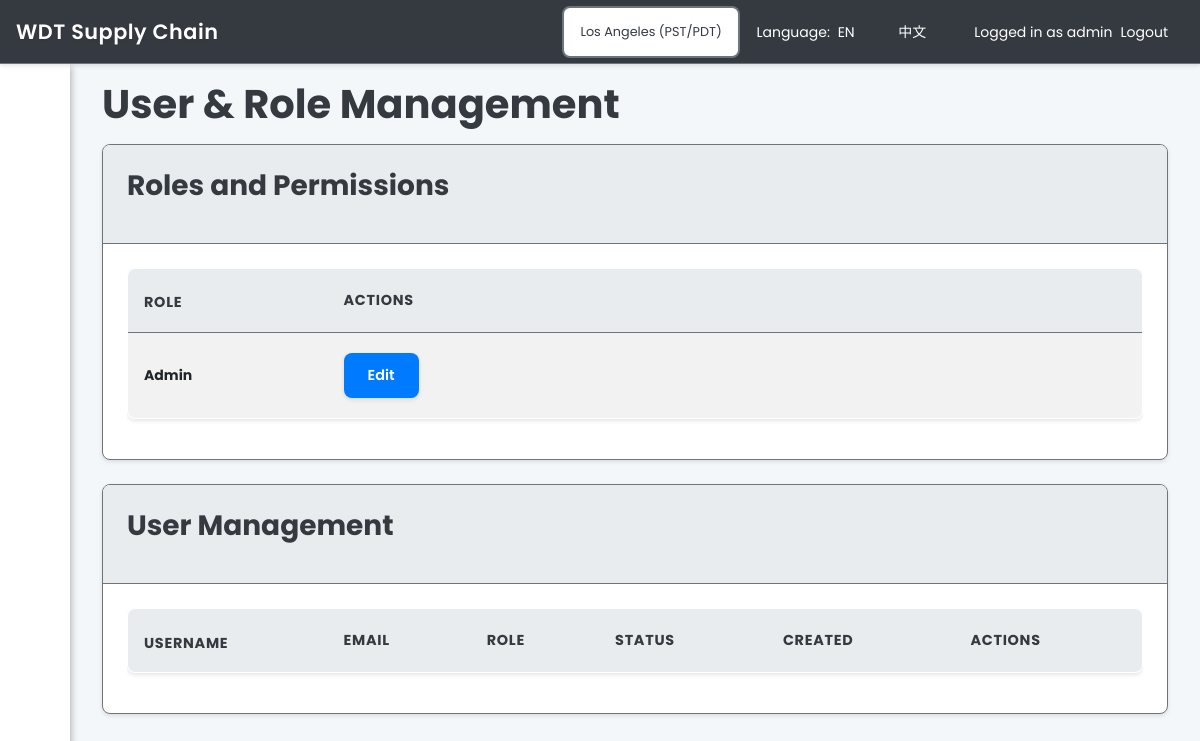
Before: /roles/ (signed in) with the older database file.
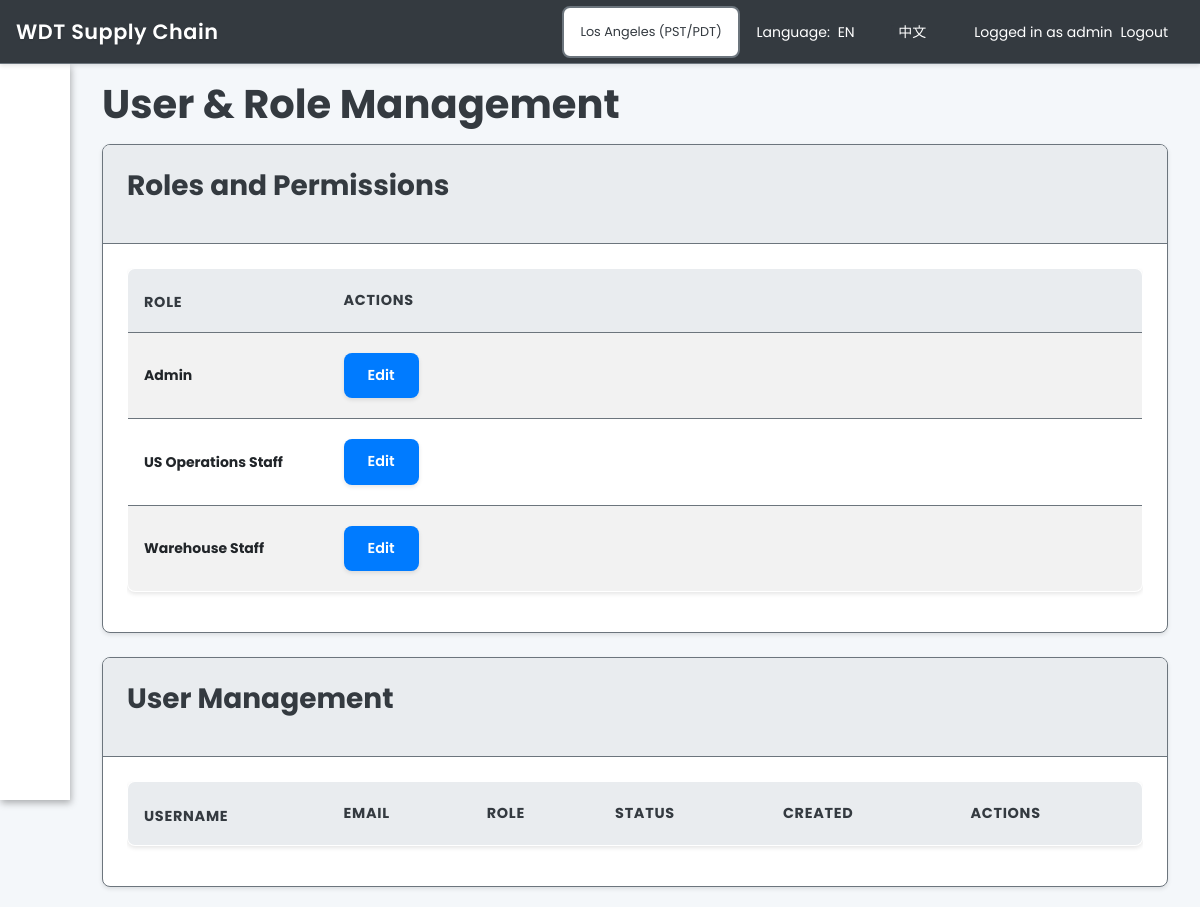
After: the same page with the newer database file.
### models_new.py (models this page shows, shortened)
class Role(db.Model):
    __tablename__ = "role"
    id          = db.Column(db.Integer, primary_key=True)
    name        = db.Column(db.String(64), unique=True, nullable=False)
    description = db.Column(db.String(200))
    permissions = db.Column(db.Text)  # JSON string of permissions
    features = db.relationship('Feature', secondary='role_features', backref='roles')
    users    = db.relationship('User', backref='role', lazy=True)
    def has_permission(self, permission):
        if not self.permissions:
            return False
        try:
            perms = json.loads(self.permissions)
            return permission in perms
        except Exception:
            return False

### routes/roles.py (the view)
@bp.route('/')
@login_required
def list_roles():
    roles = Role.query.all()
    return render_template('user_management.html', roles=roles)

### models_new.py (called while the page is built)
    def has_permission(self, permission):
        if self.role and self.role.has_permission(permission):
            return True
        override = self.user_overrides.join(Feature).filter_by(key=permission).first()
        if override:
            return override.granted
        return False

### templates/user_management.html (shortened to what this page needs)
{% extends "layout.html" %}
{% block content %}
<h1>{{ _('User & Role Management') }}</h1>
<div class="card mb-4">
    <div class="card-header">
        <h3>{{ _('Roles and Permissions') }}</h3>
    </div>
    <div class="card-body">
        <div class="table-responsive">
            <table class="table table-bordered table-striped">
                <thead>
                    <tr>
                        <th>{{ _('Role') }}</th>
                        <th>{{ _('Actions') }}</th>
                    </tr>
                </thead>
                <tbody>
                    {% for role in roles %}
                    <tr>
                        <td><strong>{{ role.name }}</strong></td>
                        <td>
                            <button class="btn btn-sm btn-primary" onclick="editRolePermissions({{ role.id }}, '{{ role.name }}', {{ role.permissions|from_json if role.permissions else '[]' }})">
                                {{ _('Edit') }}
                            </button>
                        </td>
                    </tr>
                    {% endfor %}
                </tbody>
            </table>
        </div>
    </div>
</div>
<div class="card">
    <div class="card-header">
        <h3>{{ _('User Management') }}</h3>
    </div>
    <div class="card-body">
        <div class="table-responsive">
            <table class="table table-bordered table-striped">
                <thead>
                    <tr>
                        <th>{{ _('Username') }}</th>
                        <th>{{ _('Email') }}</th>
                        <th>{{ _('Role') }}</th>
                        <th>{{ _('Status') }}</th>
                        <th>{{ _('Created') }}</th>
                        <th>{{ _('Actions') }}</th>
                    </tr>
                </thead>
            </table>
        </div>
    </div>
</div>
{% endblock %}

Changed rows visible on the page:
added Role: name "US Operations Staff"
added Role: name "Warehouse Staff"
